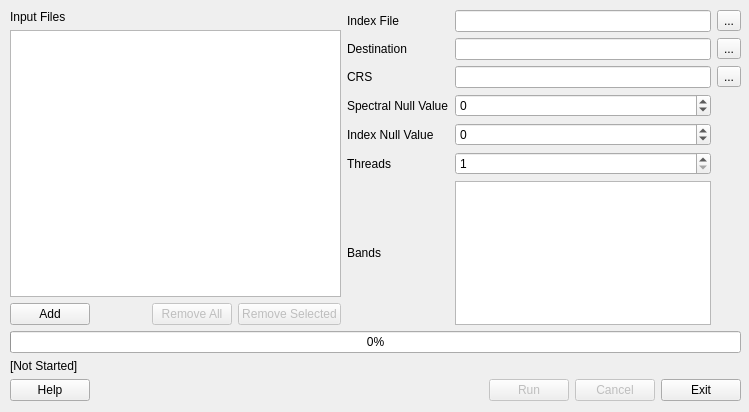
<?xml version="1.0" encoding="UTF-8"?>
<ui version="4.0">
 <class>Form</class>
 <widget class="QWidget" name="Form">
  <property name="geometry">
   <rect>
    <x>0</x>
    <y>0</y>
    <width>749</width>
    <height>412</height>
   </rect>
  </property>
  <property name="windowTitle">
   <string>Spectral Extraction</string>
  </property>
  <widget class="QWidget" name="gridLayoutWidget_3">
   <property name="geometry">
    <rect>
     <x>10</x>
     <y>10</y>
     <width>731</width>
     <height>391</height>
    </rect>
   </property>
   <layout class="QGridLayout" name="gridLayout_4">
    <item row="4" column="0" colspan="2">
     <layout class="QHBoxLayout" name="horizontalLayout_4" stretch="0,0,0,0,0">
      <item>
       <widget class="QPushButton" name="btnHelp">
        <property name="text">
         <string>Help</string>
        </property>
       </widget>
      </item>
      <item>
       <spacer name="horizontalSpacer">
        <property name="orientation">
         <enum>Qt::Horizontal</enum>
        </property>
        <property name="sizeHint" stdset="0">
         <size>
          <width>40</width>
          <height>20</height>
         </size>
        </property>
       </spacer>
      </item>
      <item>
       <widget class="QPushButton" name="btnRun">
        <property name="enabled">
         <bool>false</bool>
        </property>
        <property name="text">
         <string>Run</string>
        </property>
       </widget>
      </item>
      <item>
       <widget class="QPushButton" name="btnCancel">
        <property name="enabled">
         <bool>false</bool>
        </property>
        <property name="text">
         <string>Cancel</string>
        </property>
       </widget>
      </item>
      <item>
       <widget class="QPushButton" name="btnExit">
        <property name="text">
         <string>Exit</string>
        </property>
       </widget>
      </item>
     </layout>
    </item>
    <item row="0" column="0">
     <layout class="QGridLayout" name="gridLayout_5">
      <item row="1" column="0">
       <widget class="QListWidget" name="lstFiles_2">
        <property name="selectionMode">
         <enum>QAbstractItemView::ContiguousSelection</enum>
        </property>
       </widget>
      </item>
      <item row="0" column="0">
       <widget class="QLabel" name="label_6">
        <property name="text">
         <string>Input Files</string>
        </property>
       </widget>
      </item>
      <item row="2" column="0">
       <layout class="QHBoxLayout" name="horizontalLayout_10">
        <item>
         <widget class="QPushButton" name="btnAddFiles_2">
          <property name="text">
           <string>Add</string>
          </property>
         </widget>
        </item>
        <item>
         <spacer name="horizontalSpacer_4">
          <property name="orientation">
           <enum>Qt::Horizontal</enum>
          </property>
          <property name="sizeHint" stdset="0">
           <size>
            <width>40</width>
            <height>20</height>
           </size>
          </property>
         </spacer>
        </item>
        <item>
         <widget class="QPushButton" name="btnRemoveAllFiles_2">
          <property name="enabled">
           <bool>false</bool>
          </property>
          <property name="text">
           <string>Remove All</string>
          </property>
         </widget>
        </item>
        <item>
         <widget class="QPushButton" name="btnRemoveSelectedFiles_2">
          <property name="enabled">
           <bool>false</bool>
          </property>
          <property name="text">
           <string>Remove Selected</string>
          </property>
         </widget>
        </item>
       </layout>
      </item>
     </layout>
    </item>
    <item row="2" column="0" colspan="2">
     <widget class="QProgressBar" name="prgOverall">
      <property name="value">
       <number>0</number>
      </property>
     </widget>
    </item>
    <item row="0" column="1">
     <layout class="QGridLayout" name="gridLayout">
      <item row="6" column="0">
       <widget class="QLabel" name="label_7">
        <property name="text">
         <string>Bands</string>
        </property>
       </widget>
      </item>
      <item row="6" column="1">
       <widget class="QListWidget" name="listWidget"/>
      </item>
      <item row="1" column="0">
       <widget class="QLabel" name="lblDestFile">
        <property name="text">
         <string>Destination</string>
        </property>
       </widget>
      </item>
      <item row="2" column="2">
       <widget class="QToolButton" name="btnCRSConfig">
        <property name="text">
         <string>...</string>
        </property>
       </widget>
      </item>
      <item row="2" column="0">
       <widget class="QLabel" name="lblSRID">
        <property name="text">
         <string>CRS</string>
        </property>
       </widget>
      </item>
      <item row="2" column="1">
       <widget class="QLineEdit" name="txtCRSConfig">
        <property name="mouseTracking">
         <bool>false</bool>
        </property>
        <property name="focusPolicy">
         <enum>Qt::NoFocus</enum>
        </property>
        <property name="acceptDrops">
         <bool>false</bool>
        </property>
        <property name="toolTip">
         <string>Click Select to configure CRS.</string>
        </property>
       </widget>
      </item>
      <item row="5" column="0">
       <widget class="QLabel" name="label">
        <property name="text">
         <string>Threads</string>
        </property>
       </widget>
      </item>
      <item row="1" column="2">
       <widget class="QToolButton" name="btnDestFile">
        <property name="text">
         <string>...</string>
        </property>
       </widget>
      </item>
      <item row="1" column="1">
       <widget class="QLineEdit" name="txtDestFile"/>
      </item>
      <item row="5" column="1">
       <widget class="QSpinBox" name="spnThreads">
        <property name="minimum">
         <number>1</number>
        </property>
       </widget>
      </item>
      <item row="4" column="0">
       <widget class="QLabel" name="label_2">
        <property name="text">
         <string>Index Null Value</string>
        </property>
       </widget>
      </item>
      <item row="3" column="0">
       <widget class="QLabel" name="label_3">
        <property name="text">
         <string>Spectral Null Value</string>
        </property>
       </widget>
      </item>
      <item row="0" column="2">
       <widget class="QToolButton" name="btnIndexFile">
        <property name="text">
         <string>...</string>
        </property>
       </widget>
      </item>
      <item row="0" column="0">
       <widget class="QLabel" name="label_4">
        <property name="text">
         <string>Index File</string>
        </property>
       </widget>
      </item>
      <item row="0" column="1">
       <widget class="QLineEdit" name="txtIndexFile"/>
      </item>
      <item row="4" column="1">
       <widget class="QSpinBox" name="spnIndexNodata">
        <property name="minimum">
         <number>-2147483647</number>
        </property>
        <property name="maximum">
         <number>2147483647</number>
        </property>
       </widget>
      </item>
      <item row="3" column="1">
       <widget class="QSpinBox" name="spnSpectralNodata">
        <property name="minimum">
         <number>-2147483647</number>
        </property>
        <property name="maximum">
         <number>2147483647</number>
        </property>
        <property name="singleStep">
         <number>1</number>
        </property>
       </widget>
      </item>
     </layout>
    </item>
    <item row="3" column="0" colspan="2">
     <widget class="QLabel" name="lblStatus">
      <property name="text">
       <string>[Not Started]</string>
      </property>
     </widget>
    </item>
   </layout>
  </widget>
 </widget>
 <resources/>
 <connections/>
</ui>
